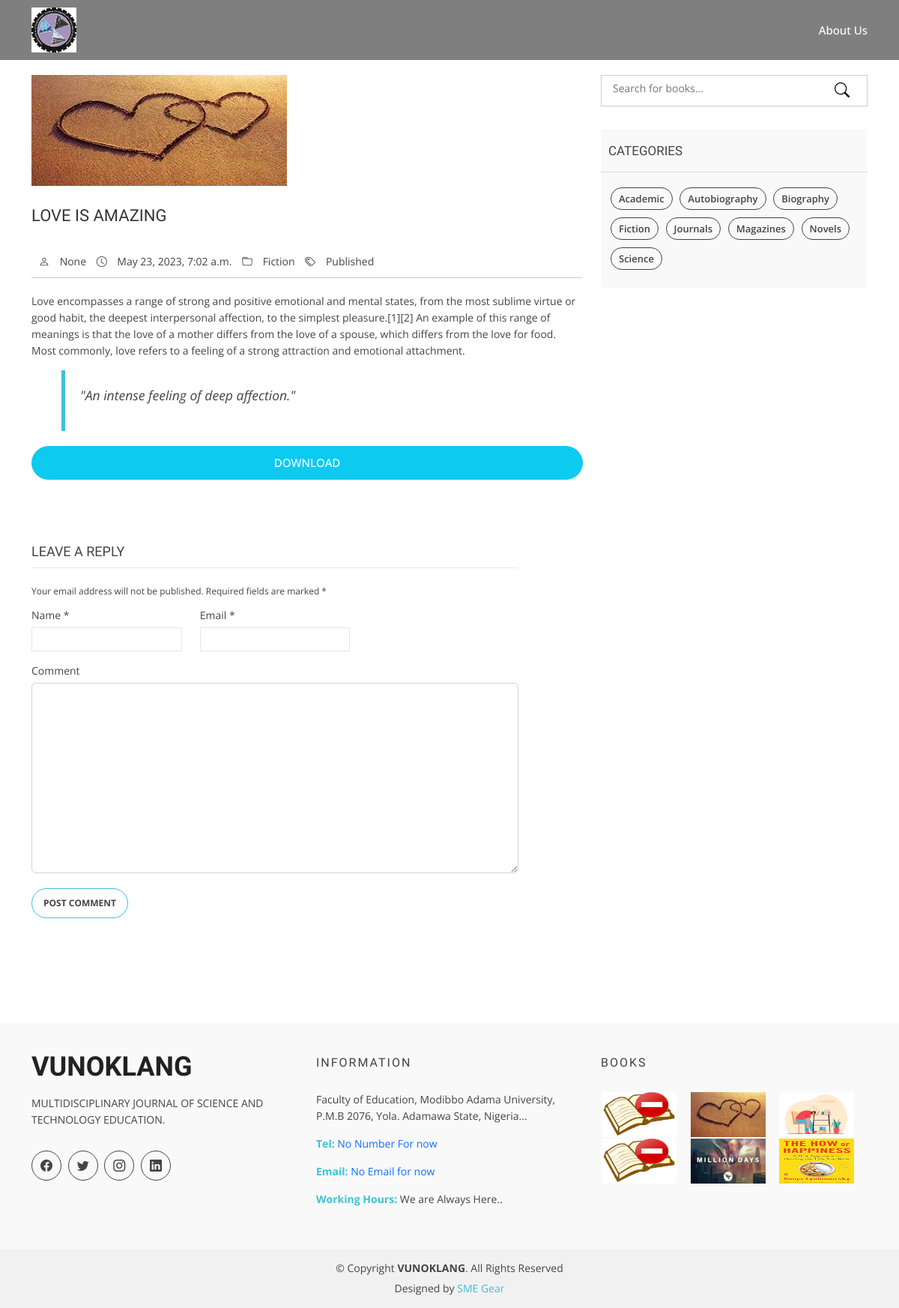
Before: /book-details/love-is-amazing with the older database file.
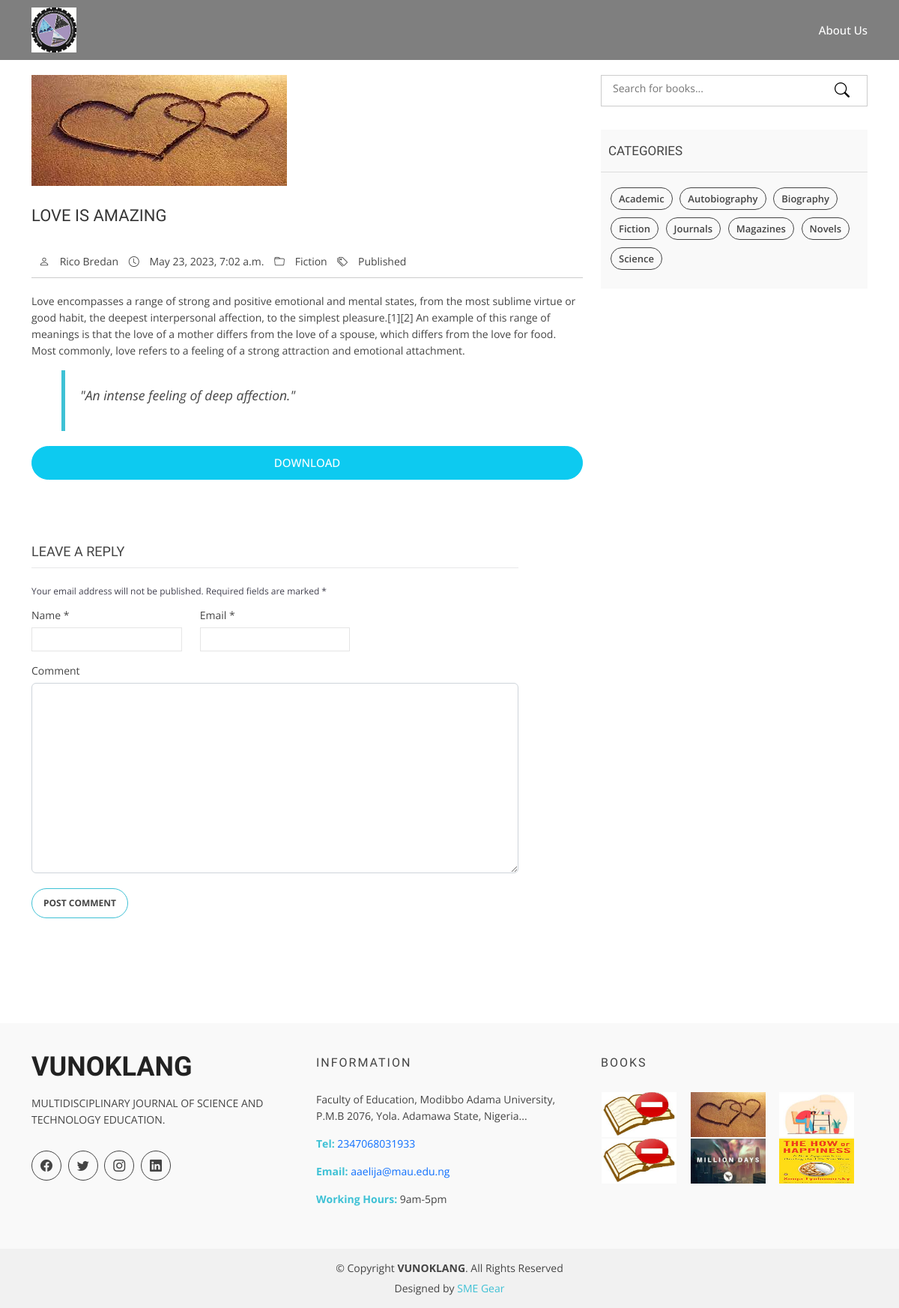
After: the same page with the newer database file.
### academic_journals_app/models.py (models this page shows, shortened)
class BookDetailPost(models.Model):
    title = models.CharField(max_length=200, unique=True, help_text="The name of your book") #Title of the Article
    slug = models.SlugField(max_length=200, unique=True,help_text="Don't Edit, It Populates itself", null=True, blank=True) #Unique identifier for the article
    author = models.CharField( max_length=250,null=True, blank=True) #Author of the Article
    description = models.TextField(help_text="A short description of your book") #Short Description of the article
    quote = models.CharField(max_length=300, null=True, blank=True)
    category = models.ForeignKey(Category, related_name='category', on_delete=models.SET_NULL,null=True, blank=True, help_text="Choose the ctegory your book fall in.") #Category of the article
    keywords = models.CharField(max_length=250, help_text="Choose keywords to locate your book easier", null=True, blank=True) #Keywords to be used in SEO
    cover = models.ImageField(upload_to='book_covers/', null=True, blank=True) #Cover Image of the article
    book = models.FileField(upload_to='books/',null=True, help_text='Upload your book here')# The book
    created_on = models.DateTimeField(auto_now_add=True) #Date of creation
    updated_on = models.DateTimeField(auto_now=True) #Date of updation
    status = models.CharField(choices=STATUS, max_length=200, default="Published") #Status of the Article either Draft or Published
    def get_absolute_url(self):
        return reverse("book_detail", args=[str(self.slug)])

class Owner_Details(models.Model):
    meta_author = models.CharField(max_length=200, null=True,blank=True, help_text="Seo author name")
    meta_description = models.CharField(max_length=200, null=True,blank=True, help_text="Seo description")
    meta_keywords = models.TextField(null=True,blank=True, help_text="Seo keywords" )
    title=models.CharField(max_length=200, null=True, blank=True, default="My site", help_text="Name of your site")
    favicon = models.ImageField(null=True, blank=True, help_text="image that appears on your url")
    logo = models.ImageField(null=True, blank=True, help_text="Logo that appears on your site")
    site_description = models.CharField(max_length=300, null=True, blank=True, help_text="A logo alternative in written form")
    footer_title = models.CharField(max_length=300, null=True, blank=True, help_text="Your footer title")
    footer_description = models.CharField(max_length=300, null=True, blank=True, help_text="Your footer description")
    facebook= models.URLField(null=True, blank=True, help_text="Facebook url")
    Twitter= models.URLField(null=True, blank=True, help_text="Twitter url")
    Instagram= models.URLField(null=True, blank=True, help_text="Instagram url")
    linkedIn= models.URLField(null=True, blank=True, help_text="Linkedin url")
    Address = models.CharField(max_length=1000, null=True, blank=True, help_text="Your Address")
    Tel = models.IntegerField(null=True, blank=True,help_text="Your phone number")
    Email = models.EmailField(null=True, blank=True,help_text="Your Email Address")
    Working_hours = models.CharField(max_length=300, null=True, blank=True, help_text="Your specific working hours")
    class Meta:
        verbose_name = "Owner_Detail"
        verbose_name_plural = "Owner_Details"

class Category(models.Model): #Category for the Article
    title = models.CharField(max_length=200) #Title of the Category
    created_on = models.DateTimeField(auto_now_add=True) #Date of creation
    class Meta:
        verbose_name = "Category"
        verbose_name_plural = "Categories"
        ordering = ['title']
    def __str__(self):
        return self.title

### academic_journals_app/views.py (the view, shortened to what this page needs)
# urls.py: path('book-details/<slug:slug>', BookDetail.as_view(), name="book_detail"),
class BookDetail(DetailView):
    model = BookDetailPost
    template_name= "book-details.html"
    def get_context_data(self, *args, **kwargs):
         query, owner = latest_uploads()
         category = Category.objects.all()
         comment_form = CommentForm()
         unique_comment = Comment.objects.filter(comment=self.get_object()).order_by('-date_created')
         context= super(BookDetail, self).get_context_data(*args,**kwargs)
         context["category"] = category
         context["comment_form" ] = comment_form
         context["new_query"] = query
         context["unique_comment"] = unique_comment
         context["owner"]= owner
         return context

### academic_journals_app/forms.py
class CommentForm(forms.ModelForm):
    class Meta:
        model = Comment
        fields = ('name','email', 'description')
        widgets = {
            'name': forms.TextInput(attrs={'class': 'form-control'}),
            'email': forms.TextInput(attrs={'class': 'form-control'}),
            'description': forms.Textarea(attrs={'class': 'form-control'})
        }

### academic_journals_app/utils.py (called while the page is built)
def latest_uploads():
    try:
        queryset2=BookDetailPost.objects.all().order_by('-created_on')[:6]
    except:
        queryset2 = BookDetailPost.objects.all()
    try:
        owner = Owner_Details.objects.get()
    except:
        owner = Owner_Details.objects.all()
    return queryset2, owner

### templates/book-details.html (shortened to what the changed rows need)
{% extends 'main.html' %}
{% load static %}
{% block content %}
    <main id="main">
        <div class="blog-page area-padding">
            <div class="container">
                <div class="row new_row">
                    <div class="col-md-8 col-sm-8 col-xs-12">
                        <div class="row">
                            <div class="col-md-12 col-sm-12 col-xs-12">
                                <article class="blog-post-wrapper">
                                    <div class="post-thumbnail">
                                        {% if object.cover %}
                                        <img src="{{object.cover.url}}" alt="{{object.title}}" />
                                        {% else %}
                                        <img src="{% static 'img/background/empty.jfif' %}" alt="No image here">
                                        {% endif %}
                                    </div>
                                    <div class="post-information">
                                        <h2>{{object.title}}</h2>
                                        <div class="entry-meta">
                                            <span class="author-meta"><i class="bi bi-person"></i> <a href="#">{{object.author}}</a></span>
                                            <span><i class="bi bi-clock"></i> {{object.created_on}}</span>
                                            <span class="tag-meta">
                                        <i class="bi bi-folder"></i>
                                        {% if object.category %}
                                        <a href="{% url 'category_id' object.category.id %}">{{object.category}}</a>
                                        {% endif %}
                                    </span>
                                                            <span>
                                        <i class="bi bi-tags"></i>
                                        <a href="#">{{object.status}}</a>
                                    </span>
                            </div>
                                        <div class="entry-content">
                                            <p>{{object.description}}</p>
                                            <blockquote>
                                                {% if object.quote %}
                                                <p>{{object.quote}}</p>
                                                {% else %}
                                                <p>An Amazing Book..</p>
                                                {% endif %}
                                            </blockquote>
                                    </div>
                                    <div class="row" >
                                        <span>
                                        </span>
                                    </div>
                                </article>
                            </div>
                        </div>
                    </div>
                </div>
            </div>
        </div>
    </main>
    {% endblock %}

### templates/main.html (shortened to what the changed rows need)
<!DOCTYPE html>
{% load static %}
<html lang="en">
<head>
    <link href="{% static 'vendor/animate.css/animate.min.css' %}" rel="stylesheet">
    <link href="{% static 'vendor/bootstrap/css/bootstrap.min.css' %}" rel="stylesheet">
    <link href="{% static 'vendor/bootstrap-icons/bootstrap-icons.css' %}" rel="stylesheet">
    <link href="{% static 'vendor/glightbox/css/glightbox.min.css' %}" rel="stylesheet">
    <link href="{% static 'vendor/swiper/swiper-bundle.min.css' %}" rel="stylesheet">
    <link href="{% static 'css/style.css'%}" rel="stylesheet">
</head>
<body>
    <header id="header" class="fixed-top d-flex align-items-center">
        <div class="container d-flex justify-content-between">
            <div class="logo d-flex">
                {% if  owner.site_description%}
                <h1><a href="{%url 'home'%}"><span></span>{{owner.site_description}}</a></h1>
                {% else%}
                <a href="{%url 'home'%}"><img src="{{owner.logo.url}}" alt="{{owner.title}}" class="img-fluid"></a>
                {% endif %}
            </div>
        </div>
    </header>
    {% block content %}
    {% endblock %}
    <footer>
        <div class="footer-area">
            <div class="container">
                <div class="row">
                    <div class="col-md-4">
                        <div class="footer-content">
                            <div class="footer-head">
                                <div class="footer-logo">
                                    <h2>{{owner.footer_title}} </h2>
                                </div>
                                <p>{{owner.footer_description}}.</p>
                                <div class="footer-icons">
                                    <ul>
                                    </ul>
                                </div>
                            </div>
                        </div>
                    </div>
                    <div class="col-md-4">
                        <div class="footer-content">
                            <div class="footer-head">
                                <h4>information</h4>
                                <p>
                                   {{owner.Address}}..
                                </p>
                                <div class="footer-contacts">
                                    {% if owner.Tel %}
                                    <p><span>Tel:</span><a href="tel:{{owner.Tel}}"> {{owner.Tel}}</a> </p>
                                    {% else %}
                                    <p><span>Tel:</span><a href="#"> No Number For now</a> </p>
                                    {% endif %}
                                    {% if owner.Email %}
                                    <p><span>Email:</span><a href="mailto:{{owner.Email}}"> {{owner.Email}}</a> </p>
                                    {% else %}
                                    <p><span>Email:</span><a href="#"> No Email for now</a> </p>
                                    {% endif %}
                                    {% if  owner.Working_hours%}
                                    <p><span>Working Hours:</span> {{owner.Working_hours}}</p>
                                    {% else %}
                                    <p><span>Working Hours:</span> We are Always Here..</p>
                                    {% endif %}
                                </div>
                            </div>
                        </div>
                    </div>
                    <div class="col-md-4">
                        <div class="footer-content">
                            <div class="footer-head">
                                <div class="flicker-img">
                                    {% for image in new_query %}
                                    {% if image.cover %}
                                    <a href="{{image.get_absolute_url}}"><img src="{{image.cover.url}}" alt="{{image.title}}" title="{{image.title}}" style="width: 100px; height: 60px;"></a>
                                    {% else %}
                                    <a href="{{image.get_absolute_url}}"><img src="{% static 'img/background/empty.jfif' %}" alt="No image here" title="{{image.title}}" style="width: 100px; height: 60px;"></a>
                                    {% endif %}
                                    {% endfor %}
                                </div>
                            </div>
                        </div>
                    </div>
                </div>
            </div>
        </div>
        <div class="footer-area-bottom">
            <div class="container">
                <div class="row">
                    <div class="col-md-12 col-sm-12 col-xs-12">
                        <div class="copyright text-center">
                            <p>
                                &copy; Copyright <strong>{{owner.title}}</strong>. All Rights Reserved
                            </p>
                        </div>
                    </div>
                </div>
            </div>
        </div>
    </footer>
</body>
</html>

Changed rows visible on the page:
changed Owner_Details "VUNOKLANG": Tel (not shown) → "2347068031933"; Email (not shown) → "aaelija@mau.edu.ng"; Working_hours (not shown) → "9am-5pm"
changed BookDetailPost "LOVE IS AMAZING": author "None" → "Rico Bredan"
Other visible differences:
text no longer shown: "No Number For now No Email for now We are Always Here.."
